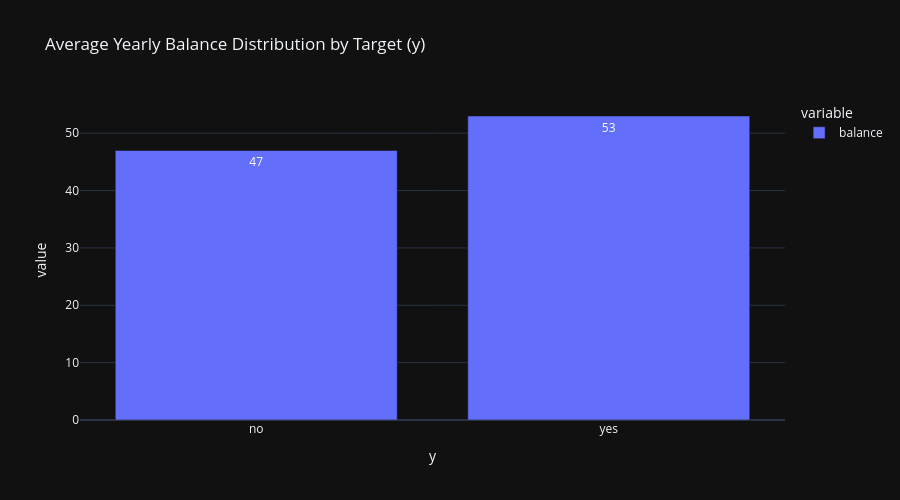

Notebook source saved alongside this figure:
### Code cell
# 2. Create an interactive box plot to see the spread
fig = px.bar(bal_perc, height=500,
             title='Average Yearly Balance Distribution by Target (y)',
             template = "plotly_dark", text_auto=True, 
             )
fig.show()

### Figure 1 — Plotly figure (JSON) as saved in the notebook; plotly's stock layout.template omitted (floating-point values rounded to 4 significant figures)
{"data": [{"hovertemplate": "variable=balance<br>y=%{x}<br>value=%{y}<extra></extra>", "legendgroup": "balance", "marker": {"color": "#636efa", "pattern": {"shape": ""}}, "name": "balance", "orientation": "v", "showlegend": true, "textposition": "auto", "texttemplate": "%{y}", "type": "bar", "x": ["no", "yes"], "xaxis": "x", "y": [47, 53], "yaxis": "y"}], "layout": {"barmode": "relative", "height": 500, "legend": {"title": {"text": "variable"}, "tracegroupgap": 0}, "title": {"text": "Average Yearly Balance Distribution by Target (y)"}, "xaxis": {"anchor": "y", "domain": [0, 1], "title": {"text": "y"}}, "yaxis": {"anchor": "x", "domain": [0, 1], "title": {"text": "value"}}}}
